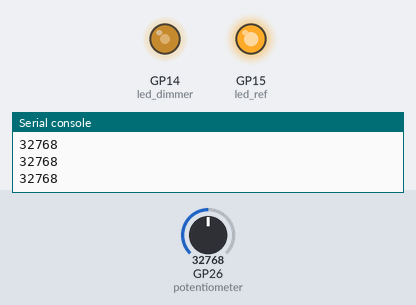
This program was run on a simulated Raspberry Pi Pico running MicroPython. On the bench: output pins drawn as LEDs (lit = HIGH), the last lines printed to the serial console. Inputs (shaded band) come from the test bench; at power-on: GP26 (potentiometer) = 32768 (analog values on the 0–65535 scale).

Above: at 1.3 s.
1.4 s: GP26 (potentiometer) set to 45874
At 2.3 s:
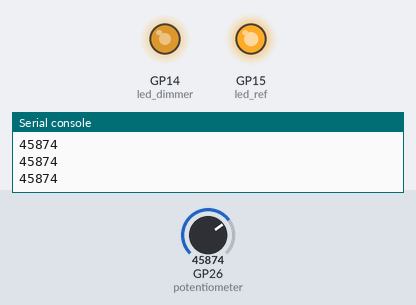
2.9 s: GP26 (potentiometer) set to 57670
At 3.5 s:
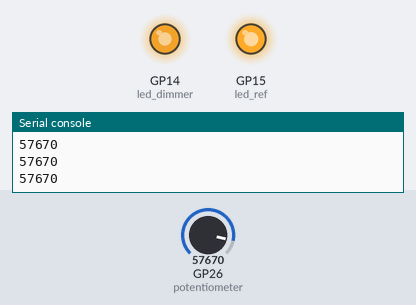
4.4 s: GP26 (potentiometer) set to 7864
At 4.8 s:
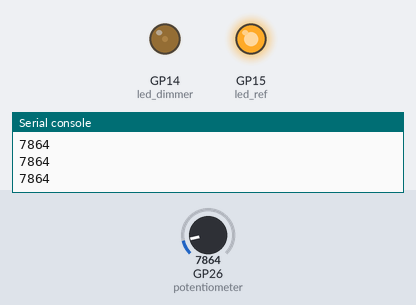
5.9 s: GP26 (potentiometer) set to 0
At 7.2 s:
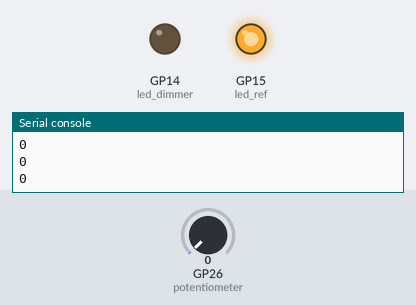
Timing chart, 0 to 8.4 s (numbered marks = the images above; inputs shaded):
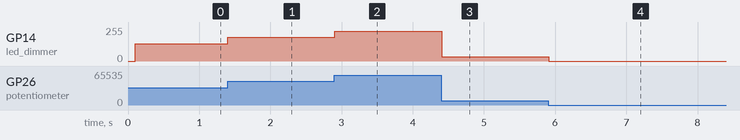

Measured:
- after the input at 1.4 s, GP14 (led_dimmer): 128/255 → 178/255 at once
- after the input at 2.9 s, GP14 (led_dimmer): 178/255 → 224/255 at once
- after the input at 4.4 s, GP14 (led_dimmer): 224/255 → 31/255 at once
- after the input at 5.9 s, GP14 (led_dimmer): 31/255 → 0/255 at once

The program:

main.py
```python
from machine import PWM, Pin, ADC
import time

time.sleep(.1)

potentiometer = ADC(Pin(26))
led_dimmer = PWM(Pin(14))
led_dimmer.freq(1000)

led_ref = Pin(15, Pin.OUT)

led_ref.value(1)

while True:
    print(potentiometer.read_u16())
    led_dimmer.duty_u16(potentiometer.read_u16())
    time.sleep(.1)
```
